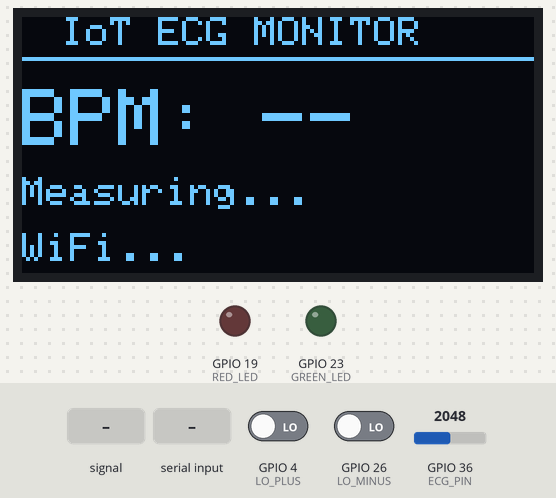
Simulated run of this sketch. Board: ESP32. On the bench: 128×64 one-colour display, output pins drawn as LEDs (lit = HIGH). The test bench sets the inputs (shaded band); at power-on: GPIO 4 (LO_PLUS) LOW, GPIO 36 (ECG_PIN) = 2048, GPIO 26 (LO_MINUS) LOW. WiFi joins after 1.5 s; servers stay silent unless stated; uploads are accepted with an empty reply; web services answer with replies made up by the test bench; what the sketch prints to the serial monitor is not drawn.

Above: at 3.5 s.
3.6 s: GPIO 36 (ECG_PIN) fed a 200 Hz sine of ±327 counts around its level
At 6.1 s:
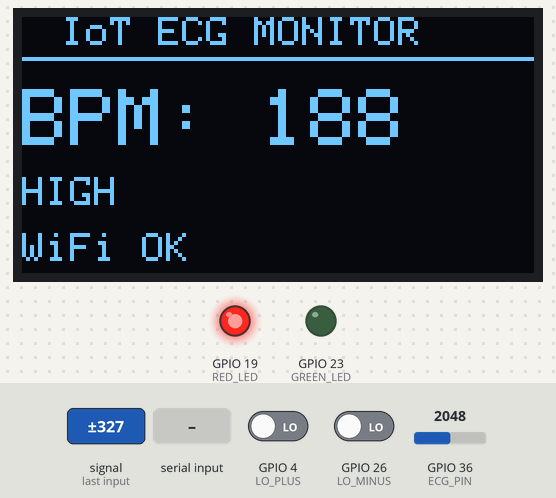
6.3 s: GPIO 4 (LO_PLUS) driven HIGH
At 7.2 s:
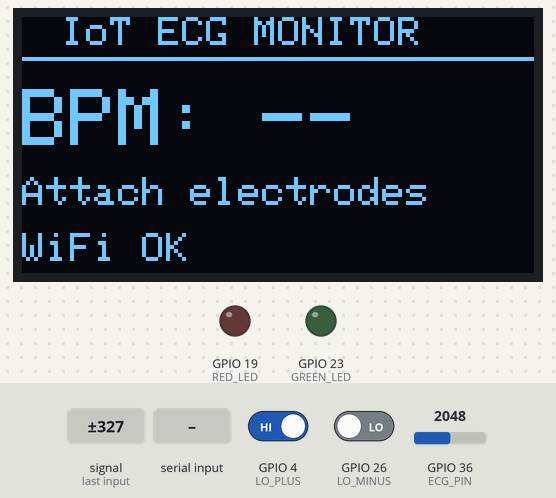
7.8 s: GPIO 4 (LO_PLUS) driven LOW
At 8.25 s:
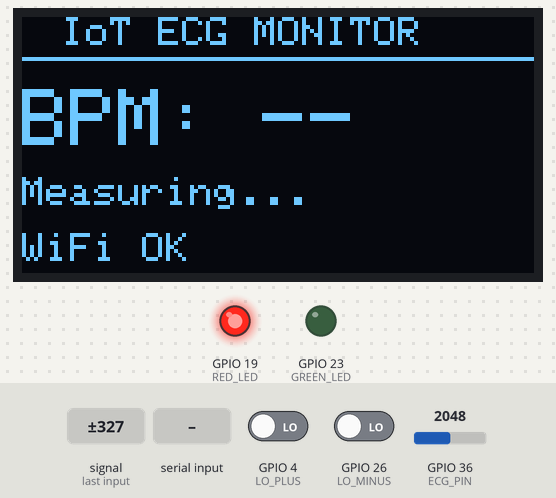
9.8 s: GPIO 36 (ECG_PIN) fed a 2 Hz sine of ±1228 counts around its level
At 12.77 s:
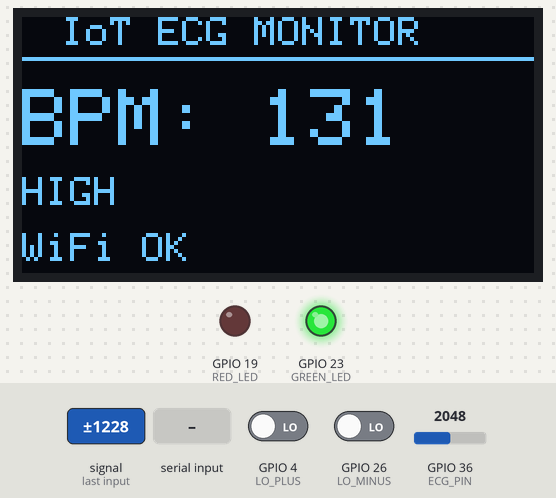
12.8 s: "t" received over Serial
At 15.6 s:
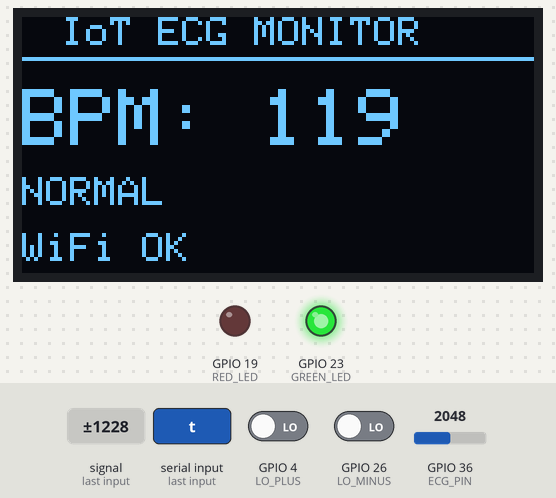
15.8 s: GPIO 36 (ECG_PIN) set to 1960
At 19.6 s:
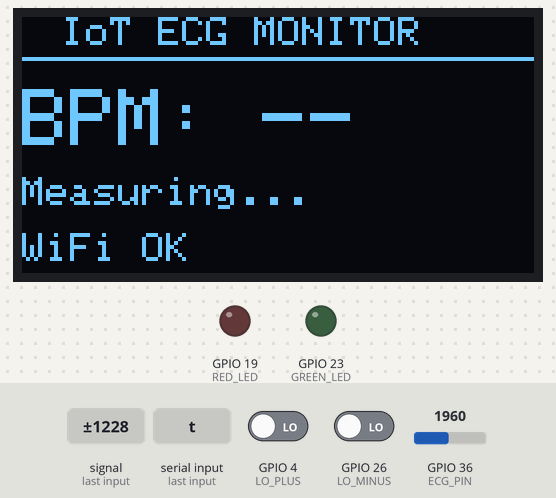
Timing chart, 0 to 19.8 s (numbered marks = the images above; inputs shaded):
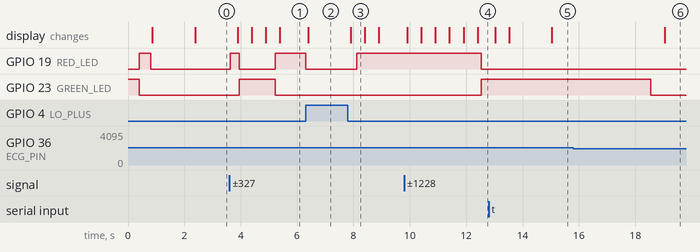

Measured:
- after the input at 3.6 s, GPIO 19 (RED_LED): LOW → HIGH at once, → LOW 0.32 s later, → HIGH 1.3 s later; GPIO 23 (GREEN_LED): LOW → HIGH after 0.35 s, → LOW 1.3 s later; the display: first changes after 0.29 s (image 1 shows a later state)
- after the input at 6.3 s, GPIO 19 (RED_LED): HIGH → LOW at once; the display: changes after 0.09 s (image 2)
- after the input at 7.8 s, GPIO 19 (RED_LED): LOW → HIGH after 0.32 s; the display: changes after 0.10 s (image 3)
- after the input at 9.8 s, GPIO 19 (RED_LED): HIGH → LOW after 2.7 s; GPIO 23 (GREEN_LED): LOW → HIGH after 2.7 s
- after the input at 15.8 s, GPIO 23 (GREEN_LED): HIGH → LOW after 2.7 s; the display: changes after 3.2 s (image 6)
- what the display in image 3 shows lasts 0.5 s, from 7.9 s to 8.4 s

The sketch:

github.ino
```cpp
#include <Wire.h>
#include <Adafruit_GFX.h>
#include <Adafruit_SSD1306.h>
#include <WiFi.h>
#include <HTTPClient.h>
#include <WiFiClientSecure.h>

const char* WIFI_SSID   = "";
const char* WIFI_PASS   = "";
const char* TS_API_KEY  = "";
const char* NTFY_TOPIC  = "";

#define BPM_LOW   50
#define BPM_HIGH  120
#define SEND_TEST_MSG_ON_BOOT true
#define PLOT_MODE false

#define ECG_PIN   36
#define LO_MINUS  26
#define LO_PLUS   4
#define GREEN_LED 23
#define RED_LED   19

Adafruit_SSD1306 display(128, 64, &Wire, -1);

int threshold = 2000;
int winMax = 0, winMin = 4095;
bool above = false;
int bpm = 0;
int raw = 0;
unsigned long lastBeat = 0, winStart = 0, lastDraw = 0;
unsigned long intervals[5];
int idx = 0, count = 0;

volatile int  sharedBpm = 0;
volatile bool sharedLeadsOff = true;

void resetBpm() {
  bpm = 0; count = 0; idx = 0; lastBeat = 0;
}

bool sendAlert(String text) {
  WiFiClientSecure client;
  client.setInsecure();
  client.setTimeout(8);
  HTTPClient http;
  http.setTimeout(8000);
  if (!http.begin(client, String("https://ntfy.sh/") + NTFY_TOPIC)) {
    Serial.println("ntfy begin failed");
    return false;
  }
  http.addHeader("Title", "ECG Monitor");
  http.addHeader("Priority", "high");
  int code = http.POST(text);
  Serial.print("ntfy response: ");
  Serial.println(code);
  http.end();
  return code == 200;
}

void sendThingSpeak(int value) {
  HTTPClient http;
  http.begin(String("http://api.thingspeak.com/update?api_key=") + TS_API_KEY + "&field1=" + value);
  int code = http.GET();
  Serial.print("ThingSpeak response: ");
  Serial.println(code);
  http.end();
}

void netTask(void* pv) {
  WiFi.mode(WIFI_STA);
  WiFi.begin(WIFI_SSID, WIFI_PASS);

  unsigned long lastTS = 0, lastAlert = 0, lastDbg = 0;
  bool testSent = false;

  for (;;) {
    if (WiFi.status() != WL_CONNECTED) {
      vTaskDelay(1000 / portTICK_PERIOD_MS);
      continue;
    }

    unsigned long now = millis();
    int b = sharedBpm;

    if (SEND_TEST_MSG_ON_BOOT && !testSent) {
      sendAlert("ECG monitor is online");
      testSent = true;
    }

    if (b > 0 && (lastTS == 0 || now - lastTS > 20000)) {
      sendThingSpeak(b);
      lastTS = now;
    }

    // Alert when BPM is outside range, repeat every 60 s
    bool abnormal = (b > 0) && (b < BPM_LOW || b > BPM_HIGH);
    if (abnormal && (lastAlert == 0 || now - lastAlert > 60000)) {
      String msg = (b < BPM_LOW) ? "ALERT: LOW heart rate " : "ALERT: HIGH heart rate ";
      msg += String(b) + " BPM";
      if (sendAlert(msg)) lastAlert = now;
    }

    if (now - lastDbg > 2000) {
      lastDbg = now;
      Serial.printf("[net] bpm=%d abnormal=%d\n", b, abnormal);
    }

    vTaskDelay(500 / portTICK_PERIOD_MS);
  }
}

void setup() {
  Serial.begin(115200);
  pinMode(LO_PLUS, INPUT);
  pinMode(LO_MINUS, INPUT);
  pinMode(GREEN_LED, OUTPUT);
  pinMode(RED_LED, OUTPUT);
  analogSetPinAttenuation(ECG_PIN, ADC_11db);

  digitalWrite(GREEN_LED, HIGH); delay(400); digitalWrite(GREEN_LED, LOW);
  digitalWrite(RED_LED, HIGH);   delay(400); digitalWrite(RED_LED, LOW);

  Wire.begin(21, 22);
  Wire.setClock(400000);
  if (!display.begin(SSD1306_SWITCHCAPVCC, 0x3C)) {
    Serial.println("OLED not found (try address 0x3D)");
  }
  display.setTextColor(WHITE);
  display.clearDisplay();
  display.setTextSize(1);
  display.setCursor(10, 20);
  display.println("IoT ECG MONITOR");
  display.setCursor(30, 40);
  display.println("Starting...");
  display.display();
  delay(1500);

  winStart = millis();

  xTaskCreatePinnedToCore(netTask, "net", 16384, NULL, 1, NULL, 0);
}

void loop() {
  // Type 't' in Serial Monitor to send a test message
  if (Serial.available()) {
    char c = Serial.read();
    if (c == 't') {
      Serial.println("Manual test alert...");
      sendAlert("TEST: manual alert from ESP32");
    }
  }

  unsigned long now = millis();
  bool loP = digitalRead(LO_PLUS);
  bool loM = digitalRead(LO_MINUS);
  bool leadsOff = (loP || loM);

  raw = analogRead(ECG_PIN);
  if (PLOT_MODE) Serial.println(raw);

  if (!leadsOff) {
    if (raw > winMax) winMax = raw;
    if (raw < winMin) winMin = raw;
    if (now - winStart >= 2000) {
      if (winMax - winMin > 200)
        threshold = winMin + 0.65 * (winMax - winMin);
      winMax = 0; winMin = 4095;
      winStart = now;
    }

    if (raw > threshold && !above && now - lastBeat > 300) {
      above = true;
      if (lastBeat > 0) {
        unsigned long iv = now - lastBeat;
        if (iv <= 2000) {
          intervals[idx] = iv;
          idx = (idx + 1) % 5;
          if (count < 5) count++;
          unsigned long sum = 0;
          for (int i = 0; i < count; i++) sum += intervals[i];
          bpm = 60000UL * count / sum;
          if (!PLOT_MODE) { Serial.print("BPM: "); Serial.println(bpm); }
        }
      }
      lastBeat = now;
    }
    if (raw < threshold - 100) above = false;

    if (lastBeat > 0 && now - lastBeat > 3000) resetBpm();
  } else {
    resetBpm();
  }

  sharedBpm = bpm;
  sharedLeadsOff = leadsOff;

  // ---- LEDs: red only when BPM is abnormal ----
  bool normal   = (bpm >= BPM_LOW && bpm <= BPM_HIGH);
  bool abnormal = (bpm > 0 && !normal);
  digitalWrite(GREEN_LED, normal ? HIGH : LOW);
  digitalWrite(RED_LED, abnormal ? HIGH : LOW);

  // ---- OLED (every 500 ms) ----
  if (now - lastDraw > 500) {
    lastDraw = now;
    display.clearDisplay();

    display.setTextSize(1);
    display.setCursor(10, 0);
    display.print("IoT ECG MONITOR");
    display.drawLine(0, 10, 127, 10, WHITE);

    display.setTextSize(2);
    display.setCursor(0, 18);
    display.print("BPM: ");
    if (bpm > 0) display.print(bpm); else display.print("--");

    display.setTextSize(1);
    display.setCursor(0, 40);
    if (leadsOff)             display.print("Attach electrodes");
    else if (bpm == 0)        display.print("Measuring...");
    else if (bpm < BPM_LOW)   display.print("LOW");
    else if (bpm > BPM_HIGH)  display.print("HIGH");
    else                      display.print("NORMAL");

    display.setCursor(0, 54);
    display.print(WiFi.status() == WL_CONNECTED ? "WiFi OK" : "WiFi...");

    display.display();
  }

  delay(4);
}
```
